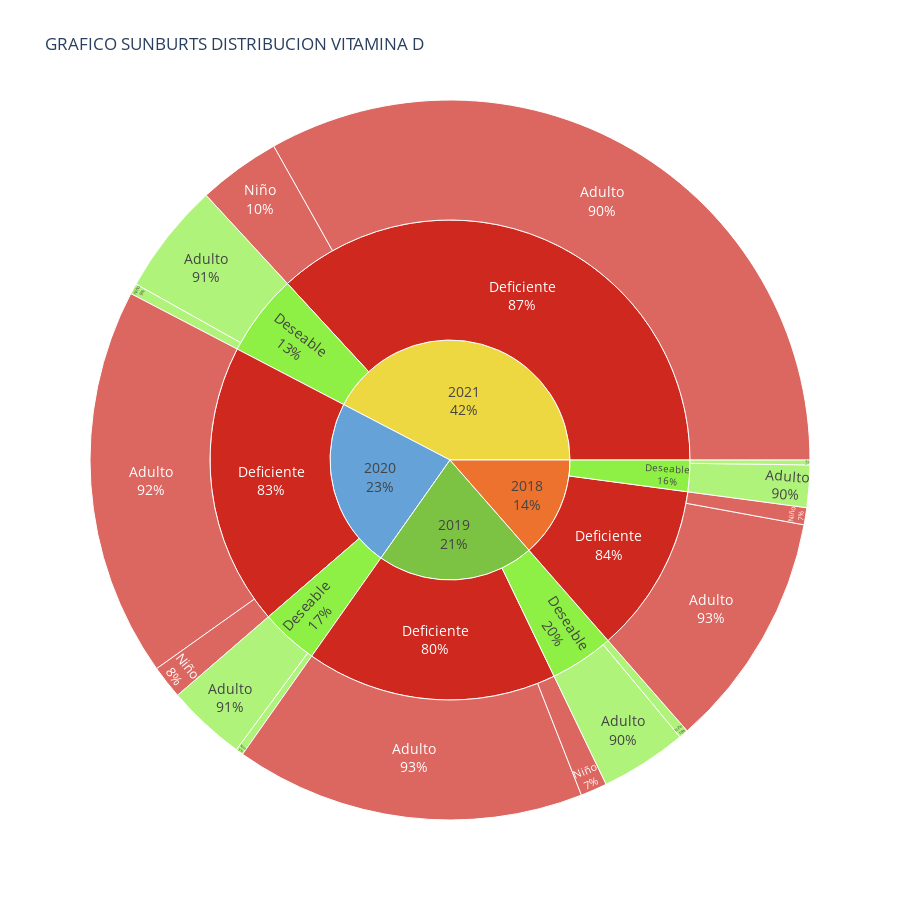

The notebook cell this image was saved under:
### Code cell
#Sunburts
dropdown_año = widgets.Dropdown(
    value='ALL', 
    options=['ALL','2018', '2019', '2020', '2021'], 
    description='Año :'
)

widgets.interact(update_sunburts, year = dropdown_año)

### Figure 1 — Plotly figure (JSON) as saved in the notebook; plotly's stock layout.template omitted (floating-point values rounded to 4 significant figures)
{"data": [{"branchvalues": "total", "hovertemplate": "<b>%{label}:</b> <br> Total : %{value} <extra></extra>", "ids": ["2018/Deficiente/Adulto", "2019/Deficiente/Adulto", "2020/Deficiente/Adulto", "2021/Deficiente/Adulto", "2018/Deseable/Adulto", "2019/Deseable/Adulto", "2020/Deseable/Adulto", "2021/Deseable/Adulto", "2018/Deficiente/Niño", "2019/Deficiente/Niño", "2020/Deficiente/Niño", "2021/Deficiente/Niño", "2018/Deseable/Niño", "2019/Deseable/Niño", "2020/Deseable/Niño", "2021/Deseable/Niño", "2018/Deficiente", "2019/Deficiente", "2020/Deficiente", "2021/Deficiente", "2018/Deseable", "2019/Deseable", "2020/Deseable", "2021/Deseable", "2018", "2019", "2020", "2021"], "labels": ["Adulto", "Adulto", "Adulto", "Adulto", "Adulto", "Adulto", "Adulto", "Adulto", "Niño", "Niño", "Niño", "Niño", "Niño", "Niño", "Niño", "Niño", "Deficiente", "Deficiente", "Deficiente", "Deficiente", "Deseable", "Deseable", "Deseable", "Deseable", "2018", "2019", "2020", "2021"], "marker": {"colors": ["#ce281f", "#ce281f", "#ce281f", "#ce281f", "#8eef44", "#8eef44", "#8eef44", "#8eef44", "#ce281f", "#ce281f", "#ce281f", "#ce281f", "#8eef44", "#8eef44", "#8eef44", "#8eef44", "#ce281f", "#ce281f", "#ce281f", "#ce281f", "#8eef44", "#8eef44", "#8eef44", "#8eef44", "#ec722e", "#7dc343", "#64a2d8", "#eed842"]}, "maxdepth": 3, "parents": ["2018/Deficiente", "2019/Deficiente", "2020/Deficiente", "2021/Deficiente", "2018/Deseable", "2019/Deseable", "2020/Deseable", "2021/Deseable", "2018/Deficiente", "2019/Deficiente", "2020/Deficiente", "2021/Deficiente", "2018/Deseable", "2019/Deseable", "2020/Deseable", "2021/Deseable", "2018", "2019", "2020", "2021", "2018", "2019", "2020", "2021", "", "", "", ""], "textfont": {"size": 14}, "textinfo": "label+percent parent", "type": "sunburst", "values": [90724, 133664, 148644, 281772, 16128, 33052, 30212, 42720, 6520, 10136, 12732, 31492, 1860, 3540, 2848, 4060, 97244, 143800, 161376, 313264, 17988, 36592, 33060, 46780, 115232, 180392, 194436, 360044]}], "layout": {"height": 900, "title": {"text": "GRAFICO SUNBURTS DISTRIBUCION VITAMINA D"}}}
